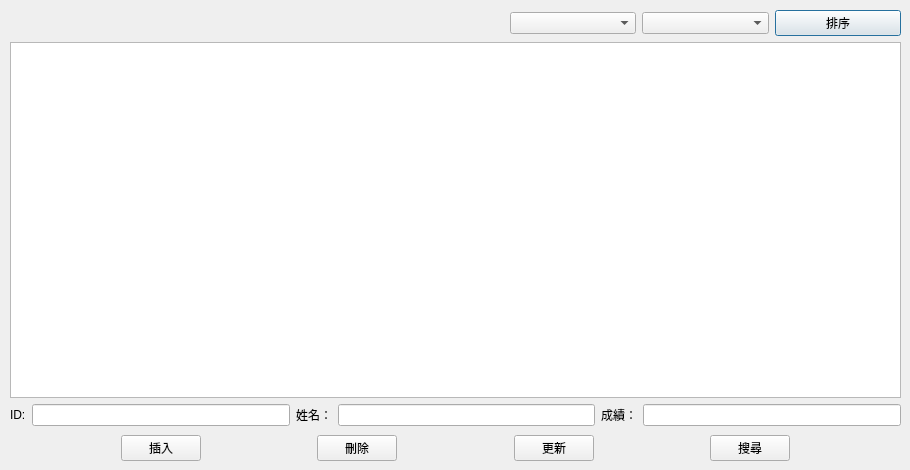
<?xml version="1.0" encoding="UTF-8"?>
<ui version="4.0">
 <class>Student</class>
 <widget class="QDialog" name="Student">
  <property name="geometry">
   <rect>
    <x>0</x>
    <y>0</y>
    <width>910</width>
    <height>470</height>
   </rect>
  </property>
  <property name="windowTitle">
   <string>Student Grade Management System</string>
  </property>
  <property name="windowIcon">
   <iconset resource="images.qrc">
    <normaloff>:/src/images/student.png</normaloff>:/src/images/student.png</iconset>
  </property>
  <widget class="QWidget" name="layoutWidget">
   <property name="geometry">
    <rect>
     <x>10</x>
     <y>10</y>
     <width>891</width>
     <height>451</height>
    </rect>
   </property>
   <layout class="QVBoxLayout" name="verticalLayout">
    <item>
     <layout class="QHBoxLayout" name="horizontalLayout_3"/>
    </item>
    <item>
     <layout class="QHBoxLayout" name="horizontalLayout_5">
      <item>
       <spacer name="horizontalSpacer_9">
        <property name="orientation">
         <enum>Qt::Horizontal</enum>
        </property>
        <property name="sizeType">
         <enum>QSizePolicy::Fixed</enum>
        </property>
        <property name="sizeHint" stdset="0">
         <size>
          <width>500</width>
          <height>20</height>
         </size>
        </property>
       </spacer>
      </item>
      <item>
       <widget class="QComboBox" name="comboBoxSortField"/>
      </item>
      <item>
       <widget class="QComboBox" name="comboBoxSortOrder"/>
      </item>
      <item>
       <widget class="QPushButton" name="btnSort">
        <property name="cursor">
         <cursorShape>PointingHandCursor</cursorShape>
        </property>
        <property name="text">
         <string>排序</string>
        </property>
       </widget>
      </item>
     </layout>
    </item>
    <item>
     <widget class="QTableWidget" name="studentTable"/>
    </item>
    <item>
     <layout class="QHBoxLayout" name="horizontalLayout">
      <item>
       <widget class="QLabel" name="lblID">
        <property name="text">
         <string>ID:</string>
        </property>
       </widget>
      </item>
      <item>
       <widget class="QLineEdit" name="lineEditID"/>
      </item>
      <item>
       <widget class="QLabel" name="lblName">
        <property name="text">
         <string>姓名：</string>
        </property>
       </widget>
      </item>
      <item>
       <widget class="QLineEdit" name="lineEditName"/>
      </item>
      <item>
       <widget class="QLabel" name="lblGrade">
        <property name="text">
         <string>成績：</string>
        </property>
       </widget>
      </item>
      <item>
       <widget class="QLineEdit" name="lineEditGrade"/>
      </item>
     </layout>
    </item>
    <item>
     <spacer name="verticalSpacer">
      <property name="orientation">
       <enum>Qt::Vertical</enum>
      </property>
      <property name="sizeType">
       <enum>QSizePolicy::Fixed</enum>
      </property>
      <property name="sizeHint" stdset="0">
       <size>
        <width>20</width>
        <height>3</height>
       </size>
      </property>
     </spacer>
    </item>
    <item>
     <layout class="QHBoxLayout" name="horizontalLayout_2">
      <item>
       <spacer name="horizontalSpacer_4">
        <property name="orientation">
         <enum>Qt::Horizontal</enum>
        </property>
        <property name="sizeHint" stdset="0">
         <size>
          <width>40</width>
          <height>20</height>
         </size>
        </property>
       </spacer>
      </item>
      <item>
       <widget class="QPushButton" name="btnInsert">
        <property name="cursor">
         <cursorShape>PointingHandCursor</cursorShape>
        </property>
        <property name="text">
         <string>插入</string>
        </property>
       </widget>
      </item>
      <item>
       <spacer name="horizontalSpacer">
        <property name="orientation">
         <enum>Qt::Horizontal</enum>
        </property>
        <property name="sizeHint" stdset="0">
         <size>
          <width>40</width>
          <height>20</height>
         </size>
        </property>
       </spacer>
      </item>
      <item>
       <widget class="QPushButton" name="btnDelete">
        <property name="cursor">
         <cursorShape>PointingHandCursor</cursorShape>
        </property>
        <property name="text">
         <string>刪除</string>
        </property>
       </widget>
      </item>
      <item>
       <spacer name="horizontalSpacer_2">
        <property name="orientation">
         <enum>Qt::Horizontal</enum>
        </property>
        <property name="sizeHint" stdset="0">
         <size>
          <width>40</width>
          <height>20</height>
         </size>
        </property>
       </spacer>
      </item>
      <item>
       <widget class="QPushButton" name="btnUpdate">
        <property name="cursor">
         <cursorShape>PointingHandCursor</cursorShape>
        </property>
        <property name="text">
         <string>更新</string>
        </property>
       </widget>
      </item>
      <item>
       <spacer name="horizontalSpacer_3">
        <property name="orientation">
         <enum>Qt::Horizontal</enum>
        </property>
        <property name="sizeHint" stdset="0">
         <size>
          <width>40</width>
          <height>20</height>
         </size>
        </property>
       </spacer>
      </item>
      <item>
       <widget class="QPushButton" name="btnSearch">
        <property name="cursor">
         <cursorShape>PointingHandCursor</cursorShape>
        </property>
        <property name="text">
         <string>搜尋</string>
        </property>
       </widget>
      </item>
      <item>
       <spacer name="horizontalSpacer_5">
        <property name="orientation">
         <enum>Qt::Horizontal</enum>
        </property>
        <property name="sizeHint" stdset="0">
         <size>
          <width>40</width>
          <height>20</height>
         </size>
        </property>
       </spacer>
      </item>
     </layout>
    </item>
   </layout>
  </widget>
 </widget>
 <resources>
  <include location="images.qrc"/>
 </resources>
 <connections/>
</ui>
